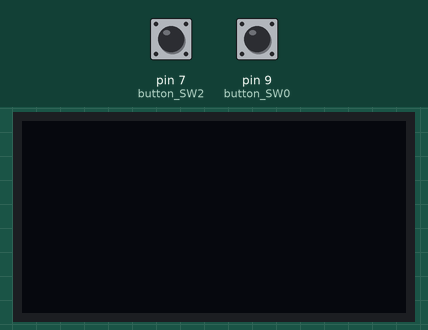
A program run on a simulated MicroPython board. Parts: 128×64 one-colour display. The inputs (shaded band) are chosen by the test bench; at power-on: pin 7 (button_SW2) HIGH, pin 9 (button_SW0) HIGH. What the program prints to the serial console is not drawn.

Above: at 1.2 s.
1.3 s: pin 7 (button_SW2) pulled LOW for 0.15 s
At 1.8 s:
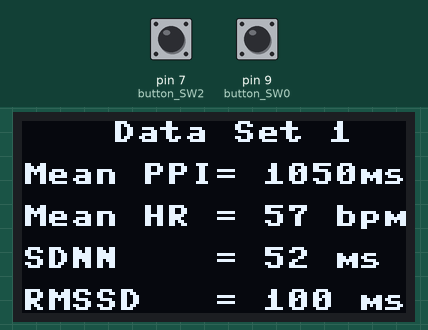
2.9 s: pin 9 (button_SW0) pulled LOW for 0.15 s
At 4.2 s:
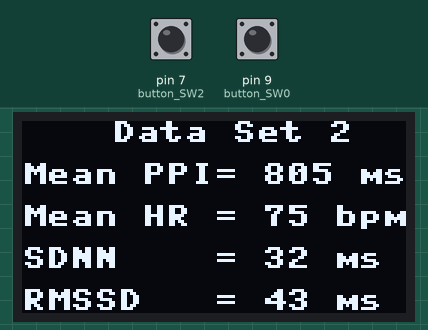
Timing chart, 0 to 5.9 s (numbered marks = the images above; inputs shaded):
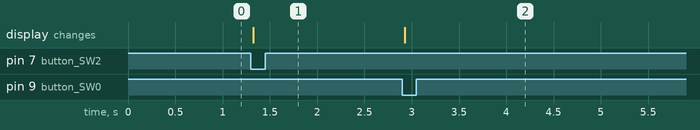

Measured:
- after the input at 1.3 s, the display: changes at once (image 1)
- after the input at 2.9 s, the display: changes at once (image 2)

The program:

dataset.py
```python
import math
from machine import I2C, Pin
import ssd1306

i2c = I2C(1, scl = Pin(15), sda = Pin(14))
display = ssd1306.SSD1306_I2C(128, 64, i2c)

set_1 = [1000, 1100, 1000, 1100, 1000, 1100, 1000, 1100, 1000, 1100, 1000, 1100, 1000, 1100, 1000, 1100, 1000, 1100, 1000, 1100]
set_2 = [828, 836, 852, 760, 800, 796, 856, 824, 808, 776, 724, 816, 800, 812, 812, 812, 756, 820, 812, 800]

# mean PPI, mean HR, SDNN, RMSSD

def mean_PPI(data_list):
    avg_PPI = int(sum(data_list)/ len(data_list))
    print(f'mean PPI = {avg_PPI} ms')
    return avg_PPI


def mean_HR(ppi):
    avg_HR = round(60 / (ppi / 1000))
    print(f'Mean HR = {avg_HR} bpm')
    return avg_HR


def sdnn(data_list, ppi):
    total_sum_sdnn = 0
    for i in data_list:
        total_sum_sdnn += (i-ppi)**2

    SDNN = math.ceil(math.sqrt(total_sum_sdnn / (len(data_list)-1)))
    print(f'sdnn = {SDNN} ms')
    return SDNN


def rmssd(data_list):
    total_sum_rmssd = 0
    for i in range(len(data_list)-1):
        total_sum_rmssd += math.pow(data_list[i+1]-data_list[i], 2)

    RMSSD = round(math.sqrt(total_sum_rmssd / (len(data_list)-1)))
    print(f'rmssd = {RMSSD} ms')
    return RMSSD


print('Test set 1')
mean_PPI_1 = mean_PPI(set_1)
mean_HR_1 = mean_HR(mean_PPI_1)
SDNN_1 = sdnn(set_1, mean_PPI_1)
RMSSD_1 = rmssd(set_1)
print('\n')

print('Test set 2')
mean_PPI_2 = mean_PPI(set_2)
mean_HR_2 = mean_HR(mean_PPI_2)
SDNN_2 = sdnn(set_2, mean_PPI_2)
RMSSD_2 = rmssd(set_2)


def display_set_1():
    display.fill(0)
    display.text(f'Data Set 1', 30, 0)
    display.text(f'Mean PPI= {mean_PPI_1}ms', 0, 14)
    display.text(f'Mean HR = {mean_HR_1} bpm', 0, 28)
    display.text(f'SDNN    = {SDNN_1} ms', 0, 42)
    display.text(f'RMSSD   = {RMSSD_1} ms', 0, 56)
    display.show()


def display_set_2():
    display.fill(0)
    display.text(f'Data Set 2', 30, 0)
    display.text(f'Mean PPI= {mean_PPI_2} ms', 0, 14)
    display.text(f'Mean HR = {mean_HR_2} bpm', 0, 28)
    display.text(f'SDNN    = {SDNN_2} ms', 0, 42)
    display.text(f'RMSSD   = {RMSSD_2} ms', 0, 56)
    display.show()


# assigning showing data on oled for buttons SW0 and SW2 on add-on board
button_SW0 = Pin(9, mode=Pin.IN, pull=Pin.PULL_UP)
button_SW2 = Pin(7, mode=Pin.IN, pull=Pin.PULL_UP)

while True:
    if button_SW0.value() == 1 and button_SW2.value() == 0:
        display_set_1()
    elif button_SW2.value() == 1 and button_SW0.value() == 0:
        display_set_2()
```
